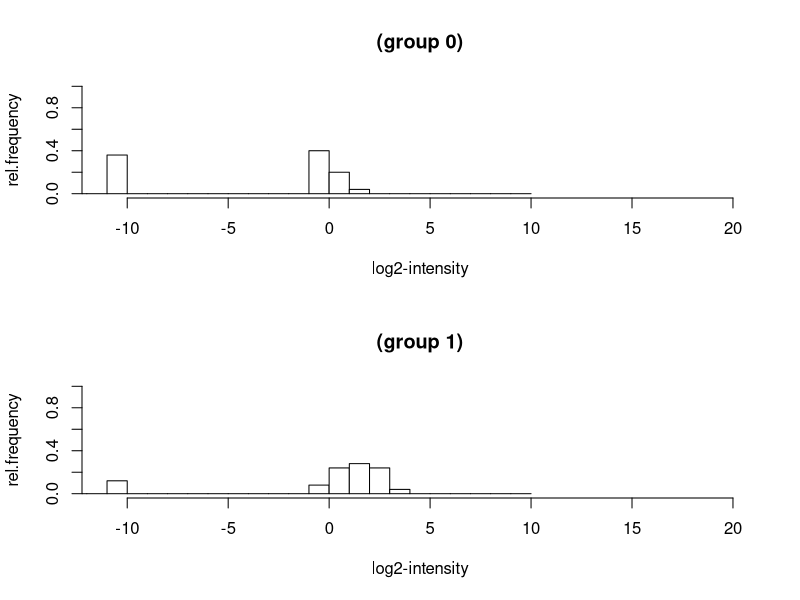

Recreate this plot in R.
### Left-Inflated Mixture model Likelihood Ratio Test (LIM-LRT)
#
# by Andreas Gleiss (2014)
#
# andreas.gleiss@meduniwien.ac.at
#

plot.lod <- function(row=1, xmax=25,ymax=1, xlabel="log2-intensity",
                      data,group,massat=-8, dl=0) {
  
  #
  # Plots histograms of both groups including bar for pointmass values
  #
  # row       if a single number then interpreted as row number of data matrix
  #           otherwise vector containing the data for both groups
  # xmax      maximum value at x axis (intensity)
  # ymax      maximum value at y axis (rel. frequency)
  # xlabel    label of x axis
  # data      data matrix (only used if row = single number)
  # group     vector of length of row (if >1) or of row length in data matrix
  # massat    numerical code indicating pointmass values in the data
  # dl        detection limit where the pointmass value bar is to be placed
  #
  
  breaks=seq(dl,xmax,1) # works only for breaks in unit steps!!! fault of hist() function
  gr0<-(group==0)
  gr1<-(group==1)
  if(length(row)==1) {
    test<-data[row,]  
    test[test==massat]<-dl
    tit0<-paste("Prot",row,"(group 0)")
    tit1<-paste("Prot",row,"(group 1)")
    brs<-c(dl-(breaks[2]-breaks[1]),dl+breaks)
    }
  else { # row contains data
    test<-row
    test[test==massat]<-dl
    tit0<-paste("(group 0)")
    tit1<-paste("(group 1)")
    brs<-c(dl-(breaks[2]-breaks[1]),dl+breaks)
    }
  # use myhist() instead of hist() to show correct y-axis scaling!!!
  par(mfrow=c(2,1))
  hist(test[gr0],xlim=c(dl-(breaks[2]-breaks[1]),xmax),ylim=c(0,ymax),breaks=brs, freq=F,
        main=tit0, xlab=xlabel,ylab="rel.frequency",
        col=c("grey",rep(0,length(breaks))))
  hist(test[gr1],xlim=c(dl-(breaks[2]-breaks[1]),xmax),ylim=c(0,ymax),breaks=brs, freq=F,
        main=tit1, xlab=xlabel,ylab="rel.frequency",
        col=c("grey",rep(0,length(breaks))))
  par(mfrow=c(1,1))
  }

lim0 <- function (arg,z,d,w,h,lod=0,quickret=100000,print=F) {
  #
  # internal function used by lim.lrt
  # delivers value of the likelihood under null
  #
  
  mu<-arg[1]
  sd1<-arg[2]
  sd2<-arg[3]
  p<-arg[4]
  Phi1<-pnorm(lod,mu,sd1)
  Phi2<-pnorm(lod,mu,sd2)

  if(print) cat(arg,Phi1,Phi2,"\n")
  if(sd1<=0 | sd2<=0) {
    return(quickret)
    }
  if(Phi1>0.999 | Phi2>0.999 | p+Phi1>0.999 | p+Phi2>0.999 | p+Phi1<=0 | p+Phi2<=0) { # account for numeric cases of "near miss" (despite marginal conditions)
    return(quickret)
    }

  # general case
  erg<- -((length(z)-sum(d))*log(p+(1-p)*Phi1)+
      sum(d)*log(1-p)-
      log(sd1)*sum(d)-
      sum(d*(z-mu)^2/(2*sd1^2)))-
      ((length(w)-sum(h))*log(p+(1-p)*Phi2)+
      sum(h)*log(1-p)-
      log(sd2)*sum(h)-
      sum(h*(w-mu)^2/(2*sd2^2)))
  if (is.na(erg) | erg==Inf | erg==-Inf) {
    cat("ERROR (H0): p =",p,", Phi1 =",Phi1,", Phi2 =",Phi2,"\n")
    print(z)
    print(d)
    print(w)
    print(h)
    }
  return(erg)
  }
 
lim1 <- function (arg,z,d,w,h,lod=0,print=F, quickret=100000) {
  #
  # internal function used by lim.lrt
  # delivers value of the likelihood under alternative
  #
  
    mu1<-arg[1] # group1
    sd1<-arg[2]
    mu2<-arg[3] # group0
    sd2<-arg[4]
    p1<-arg[5]
    p2<-arg[6]
    Phi1<-pnorm(lod,mu1,sd1)
    Phi2<-pnorm(lod,mu2,sd2)

  if(print) cat(arg,Phi1,Phi2,"\n")
  if(sd1<=0 | sd2<=0) {
    return(quickret)
    }
  if(Phi1>0.999 | Phi2>0.999 | p1+Phi1>0.999 | p2+Phi2>0.999 | p1+Phi1<=0 | p2+Phi2<=0) { # account for numeric cases of "near miss" (despite marginal conditions)
    return(quickret)
    }

  # general case
  erg<- -((length(z)-sum(d))*log(p1+(1-p1)*Phi1)+
      sum(d)*log(1-p1)-
      log(sd1)*sum(d)-
      sum(d*(z-mu1)^2/(2*sd1^2)))-
      ((length(w)-sum(h))*log(p2+(1-p2)*+Phi2)+
      sum(h)*log(1-p2)-
      log(sd2)*sum(h)-
      sum(h*(w-mu2)^2/(2*sd2^2)))
  if (is.na(erg) | erg==Inf | erg==-Inf) {
    cat("ERROR (H1): p1 =",p1,", p2 =",p2,", Phi1 =",Phi1,", Phi2 =",Phi2,"\n")
    print(z)
    print(d)
    print(w)
    print(h)
    }

  return(erg)
  }

tobit.single<-function(data, point.mass=0, dl=0) {
  #
  # internal function used by lim.lrt
  # estimation of Tobit model
  #
  library(survival)
  data[data==point.mass]<-dl
  survdat<-Surv(as.vector(data),as.vector(data!=dl),type='left')
  survfit<-survreg(survdat ~ 1, dist='gaussian')
  result<-list(mean=survfit$coefficients[1],sd=survfit$scale)
  }

lim.lrt <- function (data, group, massat=-8, quickret=100000, pprint=F,
                            mu_low=-Inf,sd_low=.1,print=F, eps=0.1,
                            mu_start=1,sd_start=1,preest="none") {
  #
  # R-function for Left-inflated mixture model likelihood ratio test (LIM-LRT)
  #
  # ARGUMENTS:
  # data      vector containing data of both groups
  # group     vector of same length containing group codes (1 and 0)
  # massat    numerical code indicating pointmass values in the data vector 
  # quickret  value of likelihood to be returned by internal sub-functions in case of 'illegal' parameters
  # pprint    if TRUE then details about iterations are output
  # mu_low    lower limit for point estimate of continuous subdistribution 
  # sd_low    lower limit for standard deviation of continuous subdistribution
  # print     if TRUE then results are output
  # eps       margin of limit of detection below data minimum
  # mu_start  starting value for point estimates in case of preest="none" and degenarated cases of other preest options  
  # sd_start  starting value for standard deviation in case of preest="none" and degenarated cases of other preest options
  # preest    "none"  => use given starting values mu_start and sd_start
  #           "2part" => use TwoPart estimates as starting values
  #           "Tobit" => use Tobit model estimates as starting values
  #
  # DETAILS:
  # see http://cemsiis.meduniwien.ac.at/en/kb/science-research/software/statistical-software/limlrt/
  #
  # VALUE:
  # pvalue    p-value of the LIM-LRT
  # diffest   estimated difference of continuous subdistributions' point estimates
  # techx     estimated percentage of technical pointmass values in group 1
  # techy     estimated percentage of technical pointmass values in group 0
  # biolx     estimated percentage of biological pointmass values in group 1
  # bioly     estimated percentage of biological pointmass values in group 0
  #
  # Author:
  # Andreas Gleiss (2014)
  #
  
  z<-data[group==1] # group1 = "x"
  d<-(z>massat)
  w<-data[group==0] # group0 = "y"
  h<-(w>massat)

  lod<-min(c(w[h],z[d]))-eps

  if(preest=="2part") {
    if(sum(d)==0) { # only PMVs => p_ML=1, mu and sd undetermined => optimization gives starting values
      mu_start1<-mu_start
      sd_start1<-sd_start
      p_start1<-1
      }
    else {
      mu_start1<-median(z[d])
      sd_start1<-mad(z[d])
      p_start1<-max(0.05,1-sum(d)/(length(d)*(1-pnorm(lod,mu_start1,sd_start1))))
      }
    if(sum(h)==0) { # all PMVs => p_ML=1, mu and sd undetermined => optimization gives starting values
      mu_start2<-mu_start
      sd_start2<-sd_start
      p_start2<-1
      }
    else {
      mu_start2<-median(w[h])
      sd_start2<-mad(w[h])
      p_start2<-max(0.05,1-sum(h)/(length(h)*(1-pnorm(lod,mu_start2,sd_start2))))
      }
    if(sum(d)==0 & sum(h)==0) { # all PMVs => p_ML=1, mu and sd undetermined => optimization gives starting values
      mu_start0<-mu_start
      sd_start0<-sd_start
      p_start0<-1
      }
    else {
      mu_start0<-median(c(z[d],w[h]))
      sd_start0<-mad(c(z[d],w[h]))
      p_start0<-max(0.05,1-sum(c(d,h))/(length(c(d,h))*(1-pnorm(lod,mu_start0,sd_start0))))
      }
    }
  else if(preest=="Tobit") { 
    if(sum(d)==0) {
      mu_start1<-mu_start
      sd_start1<-sd_start
      p_start1<-1
      }
    else {
      tob1<-tobit.single(z,point.mass=massat,dl=lod)
      mu_start1<-tob1$mean
      sd_start1<-tob1$sd
      p_start1<-max(0.05,1-sum(d)/(length(d)*(1-pnorm(lod,mu_start1,sd_start1))))
      }
    if(sum(h)==0) {
      mu_start2<-mu_start
      sd_start2<-sd_start
      p_start2<-1
      }
    else {
      tob2<-tobit.single(w,point.mass=massat,dl=lod)
      mu_start2<-tob2$mean
      sd_start2<-tob2$sd
      p_start2<-max(0.05,1-sum(h)/(length(h)*(1-pnorm(lod,mu_start2,sd_start2))))
      }
    if(sum(d)==0 & sum(h)==0) { # all PMVs => p_ML=1, mu and sd undetermined => optimization gives starting values
      mu_start0<-mu_start
      sd_start0<-sd_start
      p_start0<-1
      }
    else {
      tob0<-tobit.single(c(z,w),point.mass=massat,dl=lod)
      mu_start0<-tob0$mean
      sd_start0<-tob0$sd
      p_start0<-max(0.05,1-sum(c(d,h))/(length(c(d,h))*(1-pnorm(lod,mu_start0,sd_start0))))
      }
    }
  else {
    mu_start1<-mu_start2<-mu_start0<-mu_start
    sd_start1<-sd_start2<-sd_start0<-sd_start
    p_start1<-p_start2<-p_start0<-0.5
    }

  if(print) {
    cat("\nlod =",lod)
    cat("\nPre-estimators group0:",c(mu_start2,sd_start2,p_start2),"\n")
    cat("Pre-estimators group1:",c(mu_start1,sd_start1,p_start1),"\n")
    cat("Pre-estimators null:  ",c(mu_start0,sd_start0,p_start0),"\n")
    }

  optxy<-optim(par=c(mu_start1,sd_start,mu_start2,sd_start,p_start1,p_start2),fn=lim1,
                z=z,d=d,w=w,h=h,method="L-BFGS-B",
                lower=c(mu_low,sd_low,mu_low,sd_low,0,0),
                upper=c(30,30,30,30,1,1), lod=lod,
                print=pprint,quickret=quickret)
  if(print & optxy$convergence!=0)
    cat("\nConvergence problems under H1:",optxy$message)
  pmvy<-100*(1-sum(h)/length(h))
  bioly<-100*optxy$par[6]
  techy<-100*(1-optxy$par[6])*pnorm(lod,optxy$par[3],optxy$par[4])
  if(print)
    cat("\ngroup0 (",round(pmvy,1),"% obs.PMVs,",round(techy,1),"% tech.PMVs,",round(bioly,1),"% biol.PMVs):",
        round(optxy$par[3:4],2),"(lod =",lod,")")
  pmvx<-100*(1-sum(d)/length(d))
  biolx<-100*optxy$par[5]
  techx<-100*(1-optxy$par[5])*pnorm(lod,optxy$par[1],optxy$par[2])
  if(print)
    cat("\ngroup1 (",round(pmvx,1),"% obs.PMVs,",round(techx,1),"% tech.PMVs,",round(biolx,1),"% biol.PMVs):",
        round(optxy$par[1:2],2)," -> -logL =",optxy$value,"\n")

  opt0<-optim(par=c(mu_start0,sd_start0,sd_start0,p_start0),fn=lim0,
              z=z,d=d,w=w,h=h,method="L-BFGS-B",
              lower=c(mu_low,sd_low,sd_low,0),
              upper=c(30,30,30,1), lod=lod,
              print=pprint,quickret=quickret)
  if(print & opt0$convergence!=0)
    cat("\nConvergence problems under H0:",opt0$message)
  if(print)  cat("null:")
  bioly0<-100*opt0$par[4]
  techy0<-100*(1-opt0$par[4])*pnorm(lod,opt0$par[1],opt0$par[3])
  if(print)
    cat("\ngroup0 (",round(techy0,1),"% tech.PMVs,",round(bioly0,1),"% biol.PMVs):",
        round(opt0$par[c(1,3)],2),"(lod =",lod,")")
  biolx0<-100*opt0$par[4] 
  techx0<-100*(1-opt0$par[4])*pnorm(lod,opt0$par[1],opt0$par[2]) 
  if(print)
    cat("\ngroup1 (",round(techx0,1),"% tech.PMVs,",round(biolx0,1),"% biol.PMVs):",
       round(opt0$par[1:2],2)," -> -logL =",opt0$value,"\n\n")

  erg<-2*opt0$value-2*optxy$value 
  
  pvalue<-1-pchisq(erg,2)  
  diffest=optxy$par[1]-optxy$par[3]
  
  if(print)
    cat("statistic =",erg,", p-value =",pvalue,"\n")

  return(list(pvalue=pvalue, diffest=diffest, techx=techx, techy=techy,biolx=biolx, bioly=bioly))
  }

v<-c(   0.69247375,   -0.38525328,   -0.09195440,    0.51218987,   -0.17191259, -999.00000000,   -0.23233105,   -0.39769759,
       -0.13172148, -999.00000000,    0.42270656,   -0.39672140,    0.05429913,   -0.07517673, -999.00000000, -999.00000000,
     -999.00000000,    0.01362811, -999.00000000, -999.00000000,   -0.01328998,    1.14730704,   -0.00702700, -999.00000000,
     -999.00000000,    2.15011347,    0.28037684,    0.91463191,   -0.43666377,    2.27688526,    2.53985537, -999.00000000,
        0.65461774, -999.00000000,    0.66475825,    2.26210668,    1.71774215,   -0.02573570,    0.75957574,    0.52330104,
        2.63435338,    1.90234394,    1.38587776,    1.65364339,    3.07758557,    1.63079534,    2.04622760, -999.00000000,
        1.79002209,    1.46890535)

plot.lod(row=v,group=c(rep(0,25),rep(1,25)),dl=-10,xmax=20,massat=-999)
lim.lrt(data=v, group=c(rep(0,25),rep(1,25)), massat=-999, pprint=F,print=T,preest="2part")
 